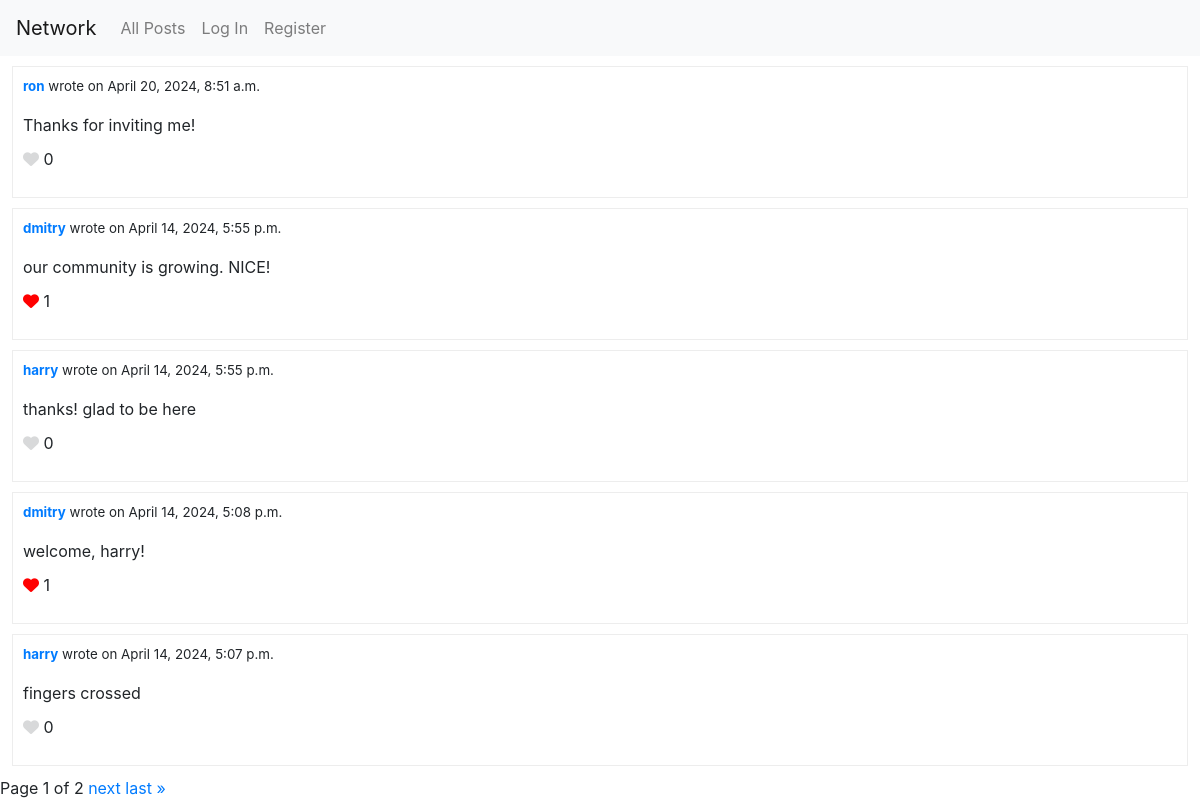
The page / on the database its author committed.
### network/models.py (models this page shows)
class Post(models.Model):
    author = models.ForeignKey(User, on_delete=models.CASCADE, related_name="posts")
    content = models.TextField(blank=False)
    created_at = models.DateTimeField(auto_now_add=True)

class User(AbstractUser):
    followers = models.ManyToManyField('self', symmetrical=False, related_name='following', blank=True)

### network/views.py (the view)
# urls.py: path("", views.index, name="index"),
def index(request):
    if request.method == "POST":
        form = PostForm(request.POST)
        if form.is_valid():
            form.instance.author = request.user  # Assign the current user as the author of the post
            form.save()
            return redirect("index")
    else:
        if request.user.is_authenticated:
            form = PostForm()  # Create a new instance of the form
        else:
            form = None
        posts = Post.objects.all().prefetch_related('author').order_by('-created_at')  # Retrieve all posts with the newest first
        paginator = Paginator(posts, 5)
        page_number = request.GET.get('page')
        page_obj = paginator.get_page(page_number)
        return render(request, "network/index.html", {"form": form, "page_obj": page_obj})

### network/templates/network/index.html (shortened to what this page needs)
{% extends "network/layout.html" %}
{% block body %}
    {% if page_obj %}
    {% for post in page_obj %}
    <div class="post">
        <p class="post-info">
            <a href="{% url 'profile' post.author.pk %}"><span class="author">{{ post.author }}</span></a>
            wrote on {{ post.created_at }}
        </p>
        <div class="post-content" id="post-content-{{ post.pk }}">{{ post.content }}</div>
        <p class="toggle-like" {% if not request.user.is_authenticated %} style="cursor: default" {% endif %} onclick="likeUnlikePost('{{ post.pk }}', this)">
            {% if post.post_likes.count > 0 %}
            <i class="fas fa-heart" style="color: red;"></i>
            {% else %}
            <i class="fas fa-heart" style="color: #d8d9da;"></i>
            {% endif %}
            <span class="like-count">{{ post.post_likes.count }}</span>
        </p>
    </div>
{% endfor %}
    {% else %}
        <p>No posts available.</p>
    {% endif %}
    <span class="current">
        Page {{ page_obj.number }} of {{ page_obj.paginator.num_pages }}
    </span>
    {% if page_obj.has_next %}
        <a href="?page={{ page_obj.next_page_number }}">next</a>
        <a href="?page={{ page_obj.paginator.num_pages }}">last &raquo;</a>
    {% endif %}
{% endblock %}

### network/templates/network/layout.html (shortened to what this page needs)
{% load static %}
<!DOCTYPE html>
<html lang="en">
    <head>
        <link rel="stylesheet" href="https://stackpath.bootstrapcdn.com/bootstrap/4.4.1/css/bootstrap.min.css">
        <link rel="stylesheet" href="https://cdnjs.cloudflare.com/ajax/libs/font-awesome/6.0.0-beta3/css/all.min.css">
        <link href="{% static 'network/styles.css' %}" rel="stylesheet">
    </head>
    <body>
        <nav class="navbar navbar-expand-lg navbar-light bg-light">
            <a class="navbar-brand" href="#">Network</a>
            <div>
              <ul class="navbar-nav mr-auto">
                <li class="nav-item">
                  <a class="nav-link" href="{% url 'index' %}">All Posts</a>
                </li>
                {% if user.is_authenticated %}
                    <li class="nav-item">
                        <a class="nav-link" href="{% url 'following' %}">Following</a>
                    </li>
                    <li class="nav-item">
                        <a class="nav-link" href="{% url 'logout' %}">Log Out</a>
                    </li>
                {% else %}
                    <li class="nav-item">
                        <a class="nav-link" href="{% url 'login' %}">Log In</a>
                    </li>
                    <li class="nav-item">
                        <a class="nav-link" href="{% url 'register' %}">Register</a>
                    </li>
                {% endif %}
              </ul>
            </div>
          </nav>
        <div class="body">
            {% block body %}
            {% endblock %}
        </div>
    </body>
</html>

### network/static/network/styles.css (style rules this page uses)
#write-post, .post { width: 98vw; border: 1px solid #ededed; margin: 10px auto; padding: 10px; }
.post { list-style: none; }
.post-info { font-size: smaller; }
.author { font-weight: bold; }
.post-content { margin-bottom: 10px; }
.toggle-like { cursor: pointer; }
.fa-heart { color: #d8d9da; }

### rows shown on the page
Post: author "ron", created_at "April 20, 2024, 8:51 a.m.", content "Thanks for inviting me!", post_likes.count "0"
Post: author "dmitry", created_at "April 14, 2024, 5:55 p.m.", content "our community is growing. NICE!", post_likes.count "1"
Post: author "harry", created_at "April 14, 2024, 5:55 p.m.", content "thanks! glad to be here", post_likes.count "0"
Post: author "dmitry", created_at "April 14, 2024, 5:08 p.m.", content "welcome, harry!", post_likes.count "1"
Post: author "harry", created_at "April 14, 2024, 5:07 p.m.", content "fingers crossed", post_likes.count "0"

### other values the page prints
{{ page_obj.number }} "1"
{{ page_obj.paginator.num_pages }} "2"
